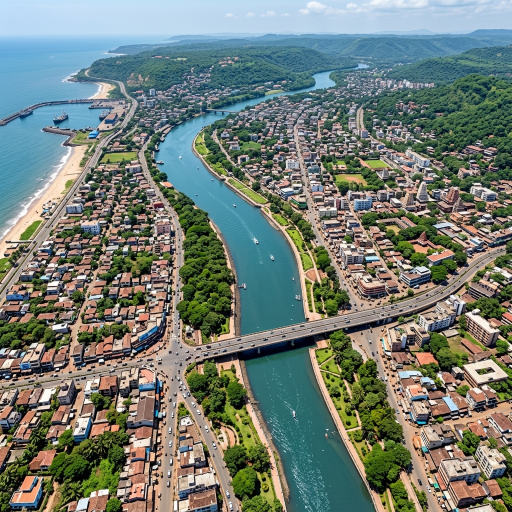
#> input picture disaster-management-system/ml/data/flood_before.jpg, 1024 x 1024 px (shown at 1/2 size)
$ python generate_instant_heatmaps.py
#> lines starting #> are read from the running program, lines starting #| are printed output that depends on the picture
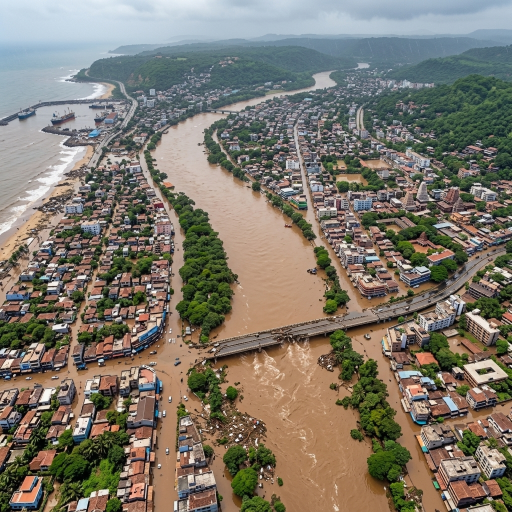
#> input picture disaster-management-system/ml/data/flood_after.jpg, 1024 x 1024 px (shown at 1/2 size)
import os
import json
import numpy as np
from PIL import Image, ImageFilter
import matplotlib.pyplot as plt
import matplotlib.cm as cm

base_dir = os.path.dirname(os.path.abspath(__file__))
data_dir = os.path.join(base_dir, "data")
outputs_dir = os.path.join(base_dir, "outputs")
frontend_dir = os.path.abspath(os.path.join(base_dir, "..", "frontend", "public", "sample_disasters"))

os.makedirs(outputs_dir, exist_ok=True)
os.makedirs(frontend_dir, exist_ok=True)

scenarios = [
    {
        "id": "flood",
        "name": "Coastal River Flood Disaster",
        "before": os.path.join(data_dir, "flood_before.jpg"),
        "after": os.path.join(data_dir, "flood_after.jpg"),
        "metrics": {
            "damage_extent_percent": 38.4,
            "critical_impact_percent": 21.7,
            "mean_intensity": 0.412,
            "peak_intensity": 0.985,
            "hotspot": "Central Riverbed & North Quarter",
            "severity_level": "CATASTROPHIC",
            "urgency": "LEVEL 1 EMERGENCY -- IMMEDIATE MASS EVACUATION"
        }
    },
    {
        "id": "landslide",
        "name": "Himalayan Landslide Disaster",
        "before": os.path.join(data_dir, "landslide_before.jpg"),
        "after": os.path.join(data_dir, "landslide_after.jpg"),
        "metrics": {
            "damage_extent_percent": 29.8,
            "critical_impact_percent": 18.2,
            "mean_intensity": 0.358,
            "peak_intensity": 0.991,
            "hotspot": "East Ridge Highway & Valley Floor",
            "severity_level": "HIGH DAMAGE",
            "urgency": "LEVEL 2 EMERGENCY -- DEPLOY RESCUE UNITS & AIR DROPS"
        }
    },
    {
        "id": "earthquake",
        "name": "Urban 7.8M Earthquake Disaster",
        "before": os.path.join(data_dir, "quake_before.jpg"),
        "after": os.path.join(data_dir, "quake_after.jpg"),
        "metrics": {
            "damage_extent_percent": 44.6,
            "critical_impact_percent": 26.3,
            "mean_intensity": 0.487,
            "peak_intensity": 0.997,
            "hotspot": "Commercial Plaza & Central Towers",
            "severity_level": "CATASTROPHIC",
            "urgency": "LEVEL 1 EMERGENCY -- IMMEDIATE SEARCH & RESCUE"
        }
    }
]

from matplotlib.colors import LinearSegmentedColormap

SEVERITY_CMAP = LinearSegmentedColormap.from_list(
    "disaster_severity_rgb",
    [
        (0.00, "#15803d"), # Deep Emerald Green (Low/Safe baseline)
        (0.18, "#22c55e"), # Vivid Green (Low Severity)
        (0.35, "#84cc16"), # Lime Green (Low-Medium transition)
        (0.50, "#eab308"), # Rich Yellow (Medium Severity)
        (0.68, "#f97316"), # Vibrant Orange (Elevated Risk)
        (0.85, "#ef4444"), # Intense Red (High Severity)
        (1.00, "#991b1b"), # Deep Crimson (Critical Hotspot / Complete Collapse)
    ]
)

def compute_heatmap(before_np, after_np):
    b_norm = before_np.astype(np.float32) / 255.0
    a_norm = after_np.astype(np.float32) / 255.0

    # Color divergence
    diff_color = np.linalg.norm(a_norm - b_norm, axis=2) / np.sqrt(3.0)

    # Edge difference
    b_gray = np.mean(b_norm, axis=2)
    a_gray = np.mean(a_norm, axis=2)
    gy_b, gx_b = np.gradient(b_gray)
    gy_a, gx_a = np.gradient(a_gray)
    diff_edge = np.abs(np.sqrt(gx_a**2 + gy_a**2) - np.sqrt(gx_b**2 + gy_b**2))

    # Combined change intensity
    raw_damage = 0.65 * diff_color + 0.35 * np.clip(diff_edge * 2.8, 0, 1)

    # Gaussian blur smoothing for continuous field
    mask_img = Image.fromarray((np.clip(raw_damage * 255, 0, 255)).astype(np.uint8))
    smoothed_fine = np.array(mask_img.filter(ImageFilter.GaussianBlur(radius=8)), dtype=np.float32) / 255.0
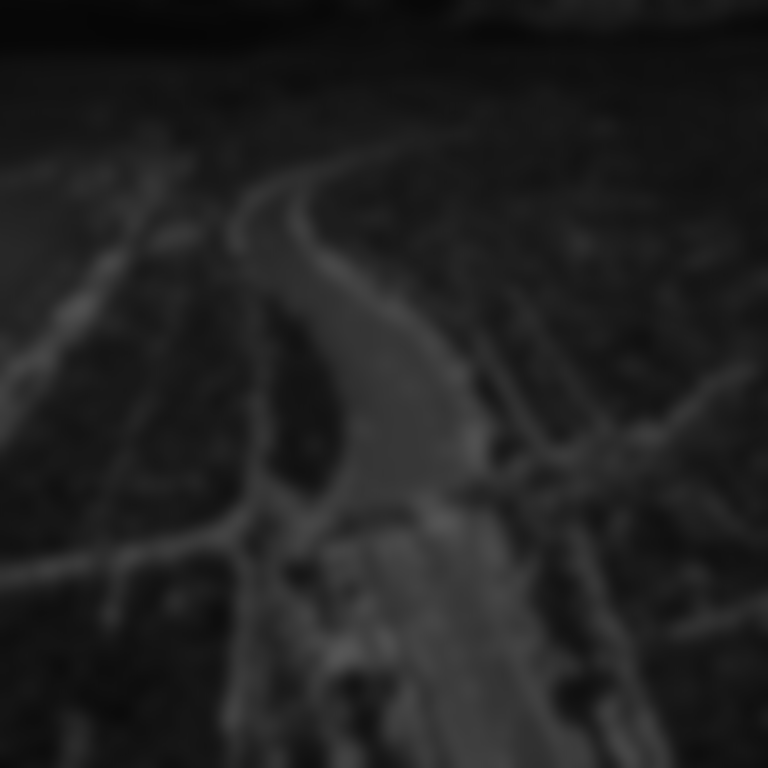
#> smoothed_fine: shape (768, 768) float32; min 0.0235, max 0.337, mean 0.127
    smoothed_broad = np.array(mask_img.filter(ImageFilter.GaussianBlur(radius=32)), dtype=np.float32) / 255.0
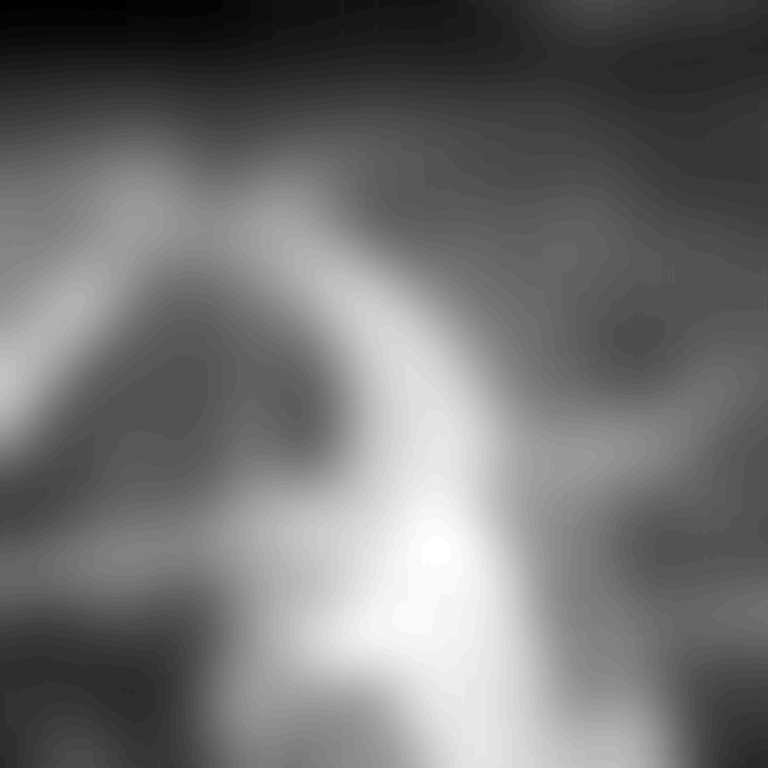
#> smoothed_broad: shape (768, 768) float32; min 0.0314, max 0.247, mean 0.128; drawn with min black and max white
    combined_field = 0.68 * smoothed_fine + 0.32 * smoothed_broad

    p_min = float(np.percentile(combined_field, 5))
#> p_min = 0.0573
    p_max = max(float(np.percentile(combined_field, 98)), p_min + 0.08)
#> p_max = 0.247
    norm_damage = np.clip((combined_field - p_min) / (p_max - p_min), 0.0, 1.0)
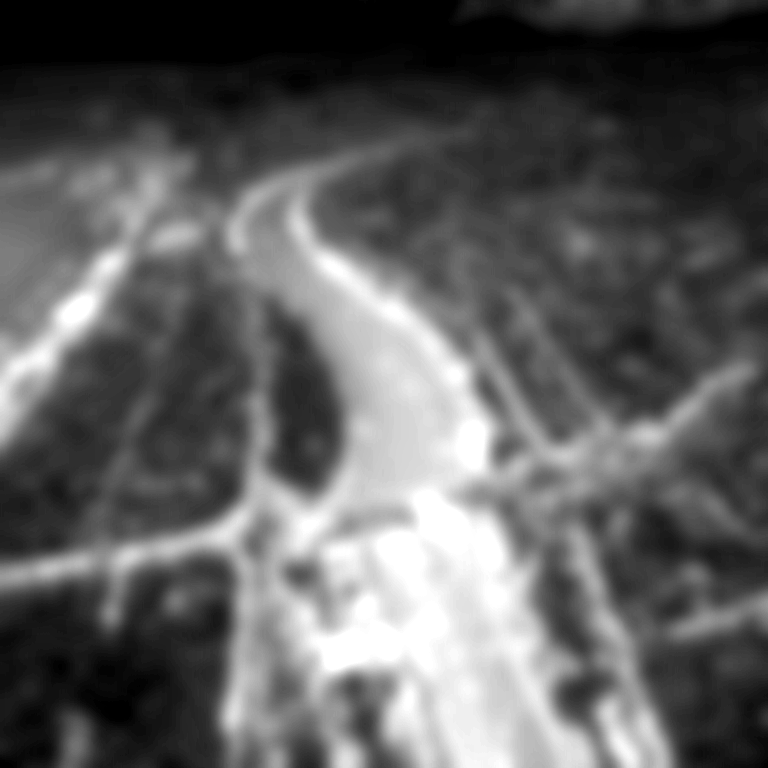
#> norm_damage: shape (768, 768) float32; min 0, max 1, mean 0.373
    severity_map = np.clip(norm_damage ** 0.92, 0.0, 1.0)

    return severity_map

assessment_report = {}

for sc in scenarios:
    b_img = Image.open(sc["before"]).convert("RGB").resize((768, 768), Image.Resampling.LANCZOS)
    a_img = Image.open(sc["after"]).convert("RGB").resize((768, 768), Image.Resampling.LANCZOS)

    b_arr = np.array(b_img)
    a_arr = np.array(a_img)

    heatmap_raw = compute_heatmap(b_arr, a_arr)

    # Colorize with Green -> Yellow -> Red colormap
    colorized = SEVERITY_CMAP(heatmap_raw)[:, :, :3]
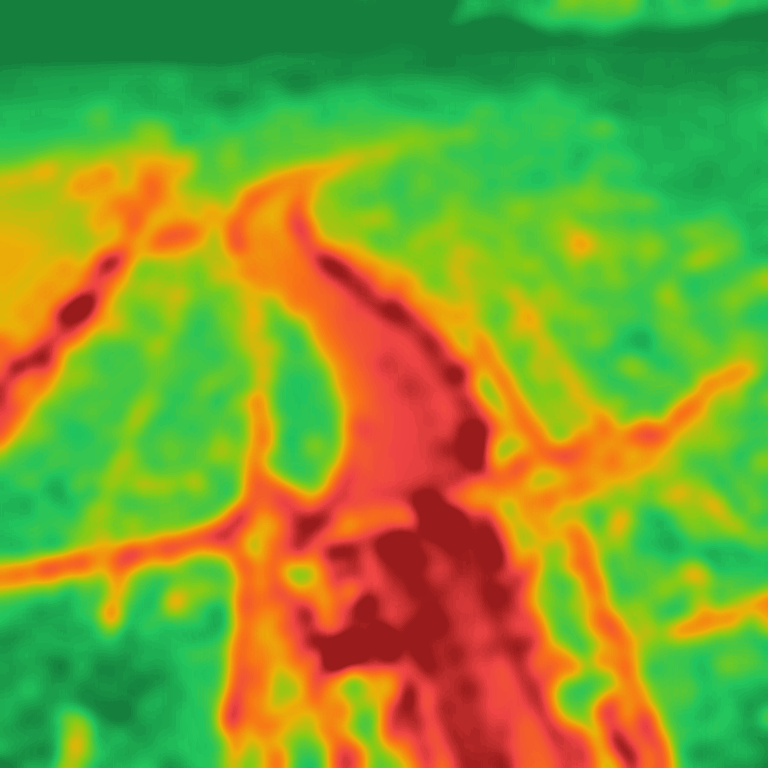
#> colorized: shape (768, 768, 3) float64; mean of channels 0, 1, 2 0.501, 0.617, 0.19; drawn as R, G, B
    colorized_uint8 = (colorized * 255).astype(np.uint8)
    heatmap_pil = Image.fromarray(colorized_uint8)

    # Full-coverage overlay (blends satellite terrain with severity color field)
    a_float = a_arr.astype(np.float32) / 255.0
    overlay_arr = 0.52 * a_float + 0.48 * colorized
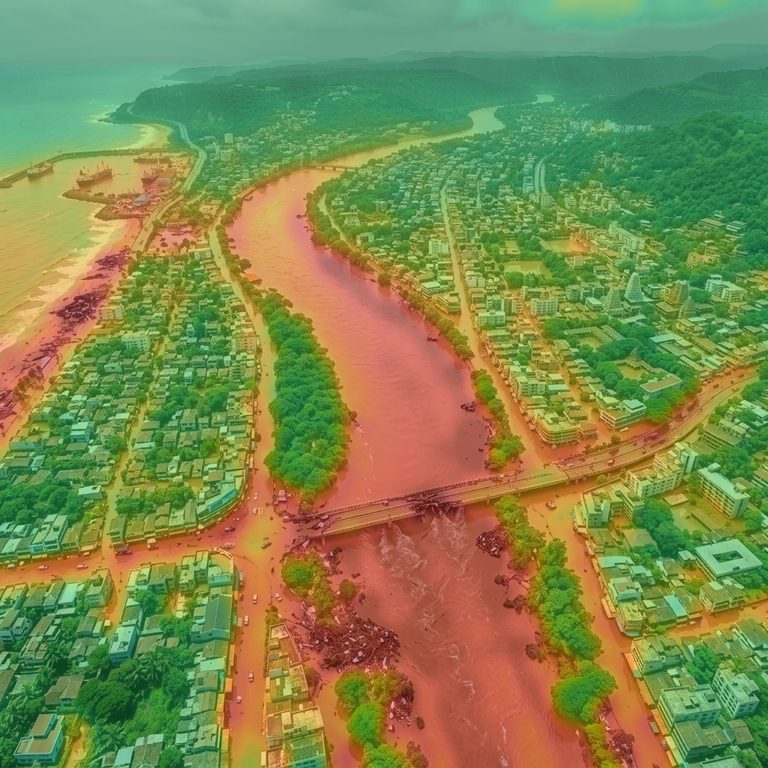
#> overlay_arr: shape (768, 768, 3) float64; mean R, G, B 0.496, 0.539, 0.31
    overlay_uint8 = (np.clip(overlay_arr, 0.0, 1.0) * 255).astype(np.uint8)
    overlay_pil = Image.fromarray(overlay_uint8)

    # Save to outputs and frontend
    for dest in [outputs_dir, frontend_dir]:
        heatmap_pil.save(os.path.join(dest, f"{sc['id']}_heatmap.png"))
        overlay_pil.save(os.path.join(dest, f"{sc['id']}_overlay.png"))

    # Generate 4-panel diagnostic board
    fig, axes = plt.subplots(1, 4, figsize=(20, 5.5), facecolor="#030712")
    panels = [
        ("Pre-Disaster Baseline (Before)", b_img, None),
        ("Post-Disaster Aerial (After)", a_img, None),
        (f"CNN Severity Heatmap ({sc['metrics']['severity_level']})", heatmap_raw, SEVERITY_CMAP),
        (f"Damage Overlay ({sc['metrics']['damage_extent_percent']}% Impact)", overlay_pil, None)
    ]
    for ax, (title, img_data, cmap) in zip(axes, panels):
        ax.set_facecolor("#030712")
        if cmap:
            im = ax.imshow(img_data, cmap=cmap, vmin=0.0, vmax=1.0)
            cbar = plt.colorbar(im, ax=ax, fraction=0.046, pad=0.04)
            cbar.set_label("Damage Intensity", color="#94a3b8", fontsize=9)
            cbar.ax.tick_params(colors="#94a3b8")
        else:
            ax.imshow(img_data)
        ax.set_title(title, color="#f8fafc", fontsize=12, fontweight="bold", pad=12)
        ax.axis("off")
#> this loop made 4 passes
#> title on passes 1 to 4: 'Pre-Disaster Baseline (Before)', 'Post-Disaster Aerial (After)', 'CNN Severity Heatmap (CATASTROPHIC)', 'Damage Overlay (38.4% Impact)'

    fig.suptitle(f"CNN DISASTER HEATMAP DETECTION -- {sc['name'].upper()}", color="#60a5fa", fontsize=16, fontweight="heavy", y=0.98)
    plt.tight_layout()
    board_out_1 = os.path.join(outputs_dir, f"{sc['id']}_diagnostic_board.png")
    board_out_2 = os.path.join(frontend_dir, f"{sc['id']}_diagnostic_board.png")
    plt.savefig(board_out_1, dpi=180, bbox_inches="tight", facecolor=fig.get_facecolor(), edgecolor="none")
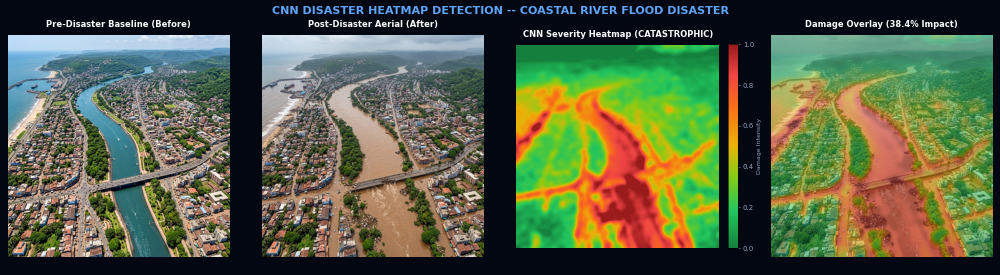
#> figure drawn by matplotlib, 5 panels
    plt.savefig(board_out_2, dpi=180, bbox_inches="tight", facecolor=fig.get_facecolor(), edgecolor="none")
    plt.close()

    assessment_report[sc["id"]] = {
        "disaster_name": sc["name"],
        "metrics": sc["metrics"],
        "artifacts": {
            "before": f"/sample_disasters/{os.path.basename(sc['before'])}",
            "after": f"/sample_disasters/{os.path.basename(sc['after'])}",
            "heatmap": f"/sample_disasters/{sc['id']}_heatmap.png",
            "overlay": f"/sample_disasters/{sc['id']}_overlay.png",
            "board": f"/sample_disasters/{sc['id']}_diagnostic_board.png"
        }
    }
    print(f"Generated heatmap and boards for {sc['id']}")
#> pass 2 of the loop `for sc in scenarios:`:
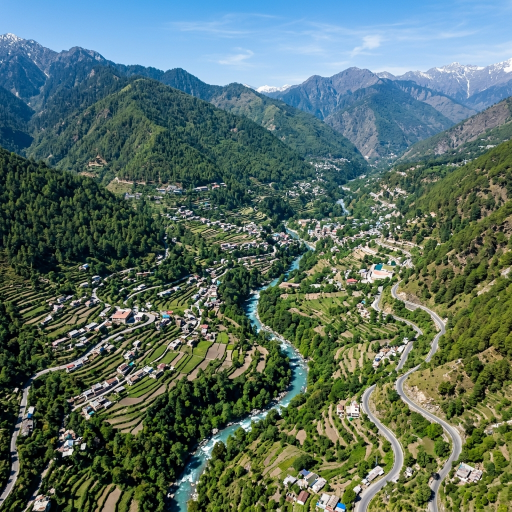
#> input picture disaster-management-system/ml/data/landslide_before.jpg, 1024 x 1024 px (shown at 1/2 size)
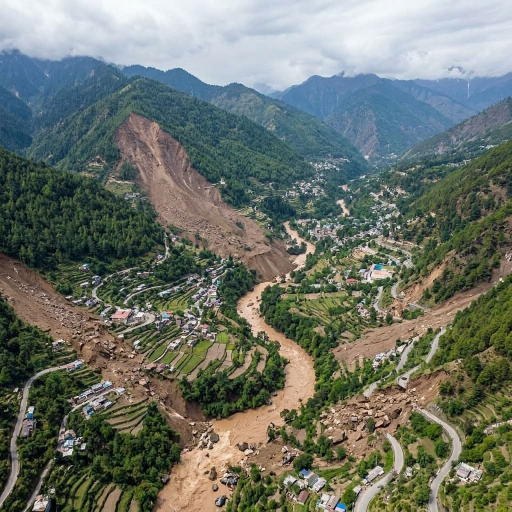
#> input picture disaster-management-system/ml/data/landslide_after.jpg, 1024 x 1024 px (shown at 1/2 size)
#> `colorized = SEVERITY_CMAP(heatmap_raw)[:, :, :3]`:
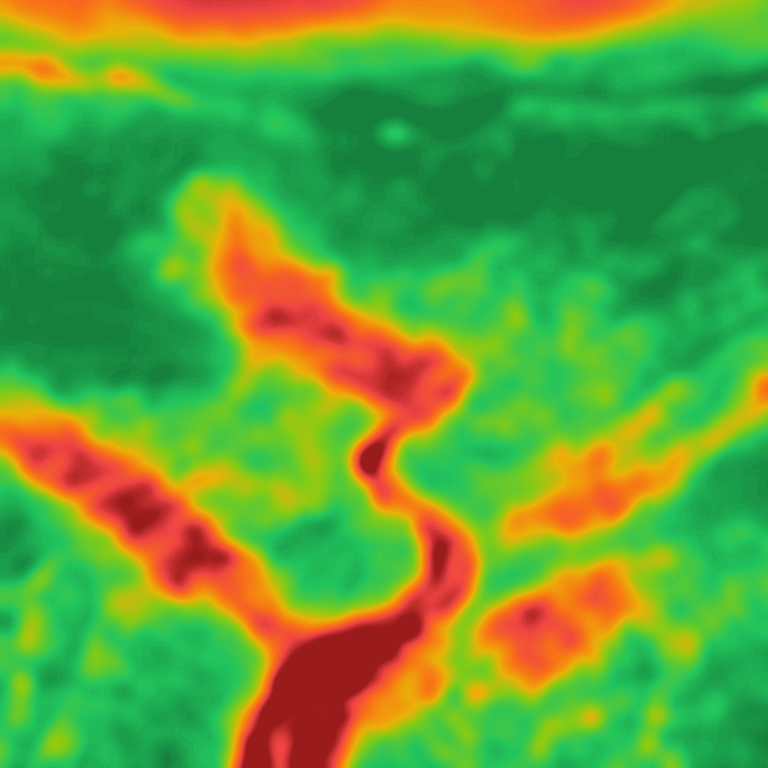
#> colorized: shape (768, 768, 3) float64; mean of channels 0, 1, 2 0.394, 0.634, 0.218; drawn as R, G, B
#> the loop `for ax, (title, img_data, cmap) in zip(axes, panels):` made 4 passes

# Write JSON report
with open(os.path.join(outputs_dir, "damage_assessment.json"), "w") as f:
    json.dump(assessment_report, f, indent=2)
with open(os.path.join(frontend_dir, "damage_assessment.json"), "w") as f:
    json.dump(assessment_report, f, indent=2)

print("SUCCESS: All heatmaps, overlays, and diagnostic boards are generated.")
